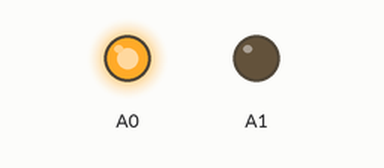
Simulated run of this sketch. Board: Arduino Uno, built with avr-gcc and run on an emulated ATmega328P. On the bench: output pins drawn as LEDs (lit = HIGH).

Above: at 0.5 s.
At 1.5 s:
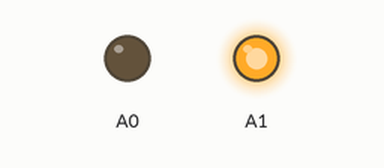
At 3.0 s:
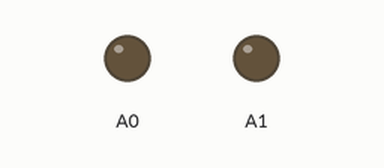
Timing chart, 0 to 5.2 s (numbered marks = the images above):
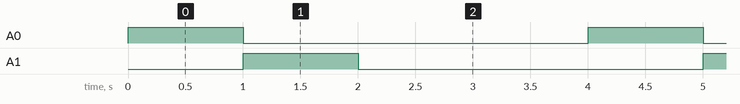

The sketch:

basic_test.ino
```cpp
/* 100RPM Gear Motor [S141] : http://rdiot.tistory.com/286 [RDIoT Demo] */

void setup() {
  pinMode(A0,OUTPUT);
  pinMode(A1,OUTPUT);
}

void loop() {
  digitalWrite(A0,HIGH);
  digitalWrite(A1,LOW);
  delay(1000);

  digitalWrite(A0,LOW);
  digitalWrite(A1,HIGH);
  delay(1000);

  digitalWrite(A0,LOW);
  digitalWrite(A1,LOW);
  delay(2000);
}
```

Measured:
- by itself, A0, A1: alternates HIGH for 1.0 s and LOW for 3.0 s
- by itself, everything shown: repeats every 4.0 s, in 3 steps
